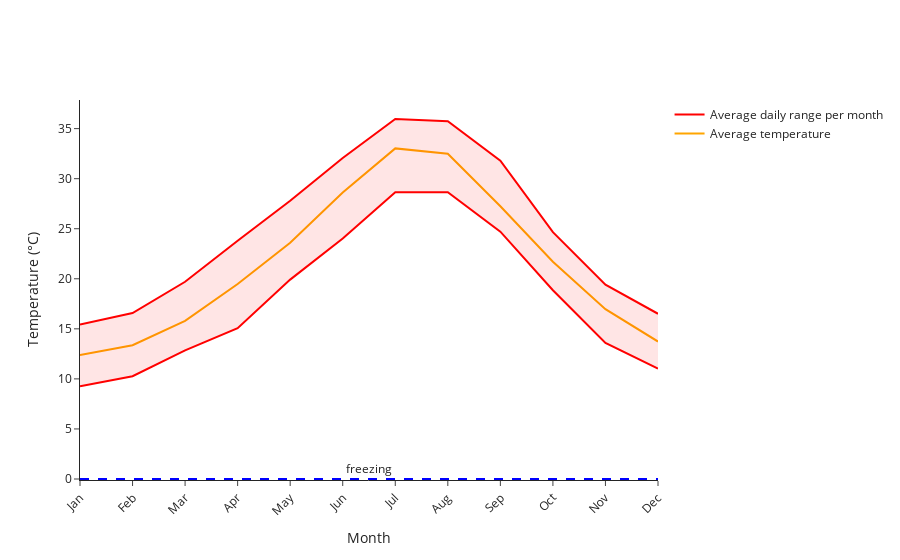

Here is the notebook cell this chart was saved with:
### Code cell
# Create a DataFrame from the DataArrays
df = pd.DataFrame({
    'month': proj_avg_temp.month.values,
    'avg_temp': proj_avg_temp.values,
    'max_temp': proj_max_temp.values,
    'min_temp': proj_min_temp.values
})

# Create a line chart for average temperature
fig = go.Figure()

fig.add_trace(go.Scatter(x=df['month'], y=df['avg_temp'], 
                         mode='lines', 
                         name='Average temperature', 
                         line_color='orange')
                         )

# Add a line chart for max temperature
fig.add_trace(go.Scatter(x=df['month'], y=df['max_temp'], 
                         mode='lines',
                         name='Average daily range per month', 
                         line_color='red')
                         )

# Add a line chart for min temperature
fig.add_trace(go.Scatter(x=df['month'], y=df['min_temp'], 
                         mode='lines', 
                         name='Min temperature', 
                         line_color='red', 
                         fill='tonexty', 
                         fillcolor = 'rgba(255, 0, 0, 0.1)', 
                         showlegend=False)
                         )

# Add a line chart for min temperature
fig.add_hline(y=0, opacity=1, 
              line_width=2, 
              line_dash='dash', 
              line_color='blue',
              annotation_text='freezing', 
              annotation_position='top')

# Set the layout
fig.update_layout(
    yaxis=dict(title='Temperature (°C)'),
    xaxis=dict(
        title='Month',
        tickmode='array',
        tickvals=df['month'],
        ticktext=['Jan', 'Feb', 'Mar', 'Apr', 'May', 'Jun', 'Jul', 'Aug', 'Sep', 'Oct', 'Nov', 'Dec'],
        tickangle=-45
    ),
    template='simple_white'
)
# Show the figure
fig.show()

### Figure 1 — Plotly figure (JSON) as saved in the notebook; plotly's stock layout.template omitted (floating-point values rounded to 4 significant figures)
{"data": [{"line": {"color": "orange"}, "mode": "lines", "name": "Average temperature", "type": "scatter", "x": [1, 2, 3, 4, 5, 6, 7, 8, 9, 10, 11, 12], "y": [12.37, 13.36, 15.8, 19.48, 23.59, 28.61, 33.02, 32.49, 27.25, 21.7, 16.97, 13.73]}, {"line": {"color": "red"}, "mode": "lines", "name": "Average daily range per month", "type": "scatter", "x": [1, 2, 3, 4, 5, 6, 7, 8, 9, 10, 11, 12], "y": [15.44, 16.58, 19.7, 23.8, 27.8, 32.07, 35.96, 35.73, 31.8, 24.66, 19.41, 16.51]}, {"fill": "tonexty", "fillcolor": "rgba(255, 0, 0, 0.1)", "line": {"color": "red"}, "mode": "lines", "name": "Min temperature", "showlegend": false, "type": "scatter", "x": [1, 2, 3, 4, 5, 6, 7, 8, 9, 10, 11, 12], "y": [9.255, 10.27, 12.84, 15.06, 19.92, 24.03, 28.64, 28.65, 24.71, 18.85, 13.59, 11.03]}], "layout": {"annotations": [{"showarrow": false, "text": "freezing", "x": 0.5, "xanchor": "center", "xref": "x domain", "y": 0, "yanchor": "bottom", "yref": "y"}], "shapes": [{"line": {"color": "blue", "dash": "dash", "width": 2}, "opacity": 1, "type": "line", "x0": 0, "x1": 1, "xref": "x domain", "y0": 0, "y1": 0, "yref": "y"}], "xaxis": {"tickangle": -45, "tickmode": "array", "ticktext": ["Jan", "Feb", "Mar", "Apr", "May", "Jun", "Jul", "Aug", "Sep", "Oct", "Nov", "Dec"], "tickvals": [1, 2, 3, 4, 5, 6, 7, 8, 9, 10, 11, 12], "title": {"text": "Month"}}, "yaxis": {"title": {"text": "Temperature (°C)"}}}}
